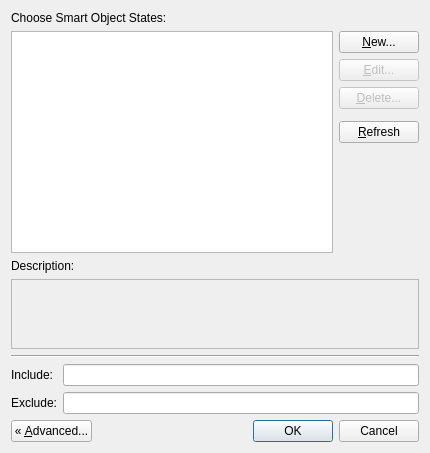
<?xml version="1.0" encoding="UTF-8"?>
<ui version="4.0">
 <class>SmartObjectStateDialog</class>
 <widget class="QDialog" name="SmartObjectStateDialog">
  <property name="geometry">
   <rect>
    <x>0</x>
    <y>0</y>
    <width>430</width>
    <height>453</height>
   </rect>
  </property>
  <property name="sizePolicy">
   <sizepolicy hsizetype="Fixed" vsizetype="Fixed">
    <horstretch>0</horstretch>
    <verstretch>0</verstretch>
   </sizepolicy>
  </property>
  <property name="windowTitle">
   <string>Edit Smart Object State</string>
  </property>
  <layout class="QVBoxLayout" name="verticalLayout_2" stretch="0,1,0,0,0,0,0">
   <item>
    <widget class="QLabel" name="listLabel">
     <property name="text">
      <string>Choose Smart Object States:</string>
     </property>
     <property name="buddy">
      <cstring>includeEdit</cstring>
     </property>
    </widget>
   </item>
   <item>
    <layout class="QHBoxLayout" name="horizontalLayout">
     <item>
      <widget class="QTreeView" name="statesTreeView">
       <property name="uniformRowHeights">
        <bool>true</bool>
       </property>
       <property name="sortingEnabled">
        <bool>true</bool>
       </property>
       <property name="animated">
        <bool>true</bool>
       </property>
       <property name="headerHidden">
        <bool>true</bool>
       </property>
      </widget>
     </item>
     <item>
      <layout class="QVBoxLayout" name="verticalLayout">
       <item>
        <widget class="QPushButton" name="newButton">
         <property name="text">
          <string>&amp;New...</string>
         </property>
        </widget>
       </item>
       <item>
        <widget class="QPushButton" name="editButton">
         <property name="enabled">
          <bool>false</bool>
         </property>
         <property name="text">
          <string>&amp;Edit...</string>
         </property>
        </widget>
       </item>
       <item>
        <widget class="QPushButton" name="deleteButton">
         <property name="enabled">
          <bool>false</bool>
         </property>
         <property name="text">
          <string>&amp;Delete...</string>
         </property>
        </widget>
       </item>
       <item>
        <spacer name="verticalSpacer_2">
         <property name="orientation">
          <enum>Qt::Vertical</enum>
         </property>
         <property name="sizeType">
          <enum>QSizePolicy::Preferred</enum>
         </property>
         <property name="sizeHint" stdset="0">
          <size>
           <width>20</width>
           <height>6</height>
          </size>
         </property>
        </spacer>
       </item>
       <item>
        <widget class="QPushButton" name="refreshButton">
         <property name="text">
          <string>&amp;Refresh</string>
         </property>
        </widget>
       </item>
       <item>
        <spacer name="verticalSpacer">
         <property name="orientation">
          <enum>Qt::Vertical</enum>
         </property>
         <property name="sizeHint" stdset="0">
          <size>
           <width>20</width>
           <height>40</height>
          </size>
         </property>
        </spacer>
       </item>
      </layout>
     </item>
    </layout>
   </item>
   <item>
    <widget class="QLabel" name="descriptionCaptionLabel">
     <property name="text">
      <string>Description:</string>
     </property>
    </widget>
   </item>
   <item>
    <widget class="QScrollArea" name="scrollArea">
     <property name="widgetResizable">
      <bool>true</bool>
     </property>
     <widget class="QWidget" name="scrollAreaWidgetContents">
      <property name="geometry">
       <rect>
        <x>0</x>
        <y>0</y>
        <width>410</width>
        <height>69</height>
       </rect>
      </property>
      <layout class="QVBoxLayout" name="verticalLayout_3">
       <property name="leftMargin">
        <number>3</number>
       </property>
       <property name="topMargin">
        <number>3</number>
       </property>
       <property name="rightMargin">
        <number>3</number>
       </property>
       <property name="bottomMargin">
        <number>3</number>
       </property>
       <item>
        <widget class="QLabel" name="descriptionLabel">
         <property name="text">
          <string/>
         </property>
         <property name="textFormat">
          <enum>Qt::PlainText</enum>
         </property>
         <property name="alignment">
          <set>Qt::AlignLeading|Qt::AlignLeft|Qt::AlignTop</set>
         </property>
         <property name="wordWrap">
          <bool>true</bool>
         </property>
        </widget>
       </item>
      </layout>
     </widget>
    </widget>
   </item>
   <item>
    <widget class="Line" name="line">
     <property name="orientation">
      <enum>Qt::Horizontal</enum>
     </property>
    </widget>
   </item>
   <item>
    <layout class="QFormLayout" name="formLayout">
     <item row="0" column="0">
      <widget class="QLabel" name="includeLabel">
       <property name="text">
        <string>Include:</string>
       </property>
       <property name="buddy">
        <cstring>excludeEdit</cstring>
       </property>
      </widget>
     </item>
     <item row="0" column="1">
      <widget class="QLineEdit" name="includeEdit">
       <property name="readOnly">
        <bool>true</bool>
       </property>
      </widget>
     </item>
     <item row="1" column="0">
      <widget class="QLabel" name="excludeLabel">
       <property name="text">
        <string>Exclude:</string>
       </property>
      </widget>
     </item>
     <item row="1" column="1">
      <widget class="QLineEdit" name="excludeEdit">
       <property name="readOnly">
        <bool>true</bool>
       </property>
      </widget>
     </item>
    </layout>
   </item>
   <item>
    <layout class="QHBoxLayout" name="horizontalLayout_2">
     <item>
      <widget class="QPushButton" name="advancedButton">
       <property name="text">
        <string>« &amp;Advanced...</string>
       </property>
      </widget>
     </item>
     <item>
      <spacer name="horizontalSpacer">
       <property name="orientation">
        <enum>Qt::Horizontal</enum>
       </property>
       <property name="sizeHint" stdset="0">
        <size>
         <width>40</width>
         <height>20</height>
        </size>
       </property>
      </spacer>
     </item>
     <item>
      <widget class="QDialogButtonBox" name="buttonBox">
       <property name="orientation">
        <enum>Qt::Horizontal</enum>
       </property>
       <property name="standardButtons">
        <set>QDialogButtonBox::Cancel|QDialogButtonBox::Ok</set>
       </property>
      </widget>
     </item>
    </layout>
   </item>
  </layout>
 </widget>
 <resources>
  <include location="SmartObjectStateDialog.qrc"/>
 </resources>
 <connections>
  <connection>
   <sender>buttonBox</sender>
   <signal>accepted()</signal>
   <receiver>SmartObjectStateDialog</receiver>
   <slot>accept()</slot>
   <hints>
    <hint type="sourcelabel">
     <x>248</x>
     <y>254</y>
    </hint>
    <hint type="destinationlabel">
     <x>157</x>
     <y>274</y>
    </hint>
   </hints>
  </connection>
  <connection>
   <sender>buttonBox</sender>
   <signal>rejected()</signal>
   <receiver>SmartObjectStateDialog</receiver>
   <slot>reject()</slot>
   <hints>
    <hint type="sourcelabel">
     <x>316</x>
     <y>260</y>
    </hint>
    <hint type="destinationlabel">
     <x>286</x>
     <y>274</y>
    </hint>
   </hints>
  </connection>
 </connections>
</ui>
